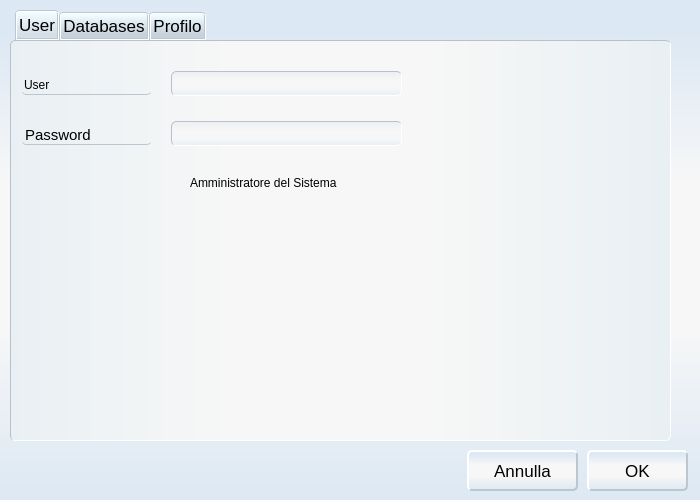
<?xml version="1.0" encoding="UTF-8"?>
<ui version="4.0">
 <class>Settings</class>
 <widget class="QMainWindow" name="Settings">
  <property name="geometry">
   <rect>
    <x>0</x>
    <y>0</y>
    <width>700</width>
    <height>500</height>
   </rect>
  </property>
  <property name="sizePolicy">
   <sizepolicy hsizetype="Fixed" vsizetype="Fixed">
    <horstretch>0</horstretch>
    <verstretch>0</verstretch>
   </sizepolicy>
  </property>
  <property name="minimumSize">
   <size>
    <width>700</width>
    <height>500</height>
   </size>
  </property>
  <property name="maximumSize">
   <size>
    <width>700</width>
    <height>500</height>
   </size>
  </property>
  <property name="windowTitle">
   <string>Settings</string>
  </property>
  <widget class="QWidget" name="centralWidget">
   <property name="styleSheet">
    <string notr="true">/* sets background color  */
QWidget {
background-color:rgba(255,255,255,0);
}
QWidget#centralWidget{
	background-color: qlineargradient(spread:pad, x1:0, y1:1, x2:0, y2:0, stop:0 rgba(220, 232, 243, 255), stop:0.35545 rgba(247, 247, 247, 255), stop:0.635071 rgba(247, 247, 247, 255), stop:0.933649 rgba(220, 232, 243, 255));
}
QToolTip {
     border: 1px solid rgb(188, 189, 207);
     padding: 0.1px;
    border-radius:1px;
	color: rgb(188, 189, 207);
	background-color: rgb(255, 255, 255);
   background-origin:padding-box;
     opacity: 100;
 }



QLineEdit {
     border: 1px inset rgb(188, 189, 207);
     border-radius: 5px;
     padding: 0 3px;
	background-color: qlineargradient(spread:pad, x1:0, y1:1, x2:0, y2:0, stop:0.0545455 rgba(237, 240, 243, 255), stop:0.35545 rgba(247, 247, 247, 255), stop:0.635071 rgba(247, 247, 247, 255), stop:0.933649 rgba(237, 240, 243, 255));
 }

QGroupBox {
     border-radius: 5px;
    border:2px groove rgb(188, 198, 207);
     background-color:  rgba(255, 255, 255, 0);
        margin: 6px;

}
QGroupBox::title {
     subcontrol-origin: margin;
     subcontrol-position: top left; /* position at the top center */
     padding: 0 3px;
     border:2px groove rgb(188, 198, 207);
  background-color: qlineargradient(spread:pad, x1:0, y1:1, x2:0, y2:0, stop:0.208531 rgba(212, 223, 232, 255), stop:0.905213 rgba(239, 251, 254, 255));
        font: 11pt &quot;Arial&quot;;
     border-radius: 5px;
}

QLabel{
   	border-bottom:1px solid;
     border-bottom-color: rgb(188, 198, 207);
    background-color: rgba(255, 255, 255, 0);
     border-radius: 5px;
     padding: 0 0px;
}


 QPushButton {
     border: 2px outset  rgb(188, 198, 207);
     border-radius: 5px;
     background-color: qlineargradient(spread:pad, x1:0, y1:1, x2:0, y2:0, stop:0 rgba(220, 232, 243, 255), stop:0.35545 rgba(247, 247, 247, 255), stop:0.635071 rgba(247, 247, 247, 255), stop:0.933649 rgba(220, 232, 243, 255));
   
 }

 QPushButton:pressed {
	border: 2px inset  rgb(188, 198, 207);
     background-color: qlineargradient(x1: 0, y1: 0, x2: 0, y2: 1,
                                       stop: 0 #dadbde, stop: 1 #f6f7fa);
 }

QListWidget{
border: 1px groove rgb(188, 198, 207);
}</string>
   </property>
   <widget class="QTabWidget" name="tabWidget">
    <property name="geometry">
     <rect>
      <x>10</x>
      <y>10</y>
      <width>661</width>
      <height>431</height>
     </rect>
    </property>
    <property name="sizePolicy">
     <sizepolicy hsizetype="Fixed" vsizetype="Fixed">
      <horstretch>0</horstretch>
      <verstretch>0</verstretch>
     </sizepolicy>
    </property>
    <property name="font">
     <font>
      <family>Arial</family>
      <pointsize>13</pointsize>
     </font>
    </property>
    <property name="focusPolicy">
     <enum>Qt::NoFocus</enum>
    </property>
    <property name="styleSheet">
     <string notr="true">QTabWidget::pane { /* The tab widget frame */
     border-top: 2px groove rgb(188, 198, 207);
 
	background-color: qlineargradient(spread:pad, x1:1, y1:0, x2:0, y2:0, stop:0.0181818 rgba(233, 240, 243, 255), stop:0.372727 rgba(247, 247, 247, 255), stop:0.659091 rgba(247, 247, 247, 255), stop:1 rgba(233, 240, 243, 255));
 border: 1px inset rgb(188, 189, 207);
     border-radius: 5px;

 }

 QTabWidget::tab-bar {
     left: 5px; /* move to the right by 5px */
 }

 /* Style the tab using the tab sub-control. Note that
     it reads QTabBar _not_ QTabWidget */
 QTabBar::tab {
     
	background-color: qlineargradient(spread:pad, x1:0, y1:1, x2:0, y2:0, stop:0.208531 rgba(199, 209, 217, 255), stop:0.905213 rgba(239, 251, 254, 255));
	/*background-color: qlineargradient(spread:pad, x1:0, y1:1, x2:0, y2:0, stop:0 rgba(118, 212, 230, 255), stop:1 rgba(255, 255, 255, 255));*/
     border: 2px groove rgb(188, 198, 207);
     border-bottom-color: rgb(188, 198, 207); /* same as the pane color */
     border-top-left-radius: 4px;
     border-top-right-radius: 4px;
     min-width: 17ex;
     padding: 2px;
 }

 QTabBar::tab:selected, QTabBar::tab:hover {
	
	background-color: qlineargradient(spread:pad, x1:0, y1:1, x2:0, y2:0, stop:0.208531 rgba(212, 223, 232, 255), stop:0.905213 rgba(239, 251, 254, 255));
 }

 QTabBar::tab:selected {
     border-color: rgb(188, 198, 207);
     border-bottom-color: rgb(188, 198, 207); /* same as pane color */
 }

 QTabBar::tab:!selected {
     margin-top: 2px; /* make non-selected tabs look smaller */
 }

</string>
    </property>
    <property name="currentIndex">
     <number>0</number>
    </property>
    <widget class="QWidget" name="user">
     <attribute name="title">
      <string>User</string>
     </attribute>
     <widget class="QLabel" name="label">
      <property name="geometry">
       <rect>
        <x>10</x>
        <y>35</y>
        <width>131</width>
        <height>19</height>
       </rect>
      </property>
      <property name="font">
       <font>
        <family>Arial</family>
       </font>
      </property>
      <property name="styleSheet">
       <string notr="true"/>
      </property>
      <property name="text">
       <string>User</string>
      </property>
      <property name="alignment">
       <set>Qt::AlignLeading|Qt::AlignLeft|Qt::AlignVCenter</set>
      </property>
     </widget>
     <widget class="QLabel" name="label_2">
      <property name="geometry">
       <rect>
        <x>10</x>
        <y>85</y>
        <width>131</width>
        <height>19</height>
       </rect>
      </property>
      <property name="font">
       <font>
        <family>Arial</family>
        <pointsize>11</pointsize>
       </font>
      </property>
      <property name="text">
       <string>Password</string>
      </property>
      <property name="alignment">
       <set>Qt::AlignLeading|Qt::AlignLeft|Qt::AlignVCenter</set>
      </property>
     </widget>
     <widget class="QLineEdit" name="text_user">
      <property name="geometry">
       <rect>
        <x>160</x>
        <y>30</y>
        <width>231</width>
        <height>25</height>
       </rect>
      </property>
      <property name="font">
       <font>
        <family>Arial</family>
       </font>
      </property>
     </widget>
     <widget class="QLineEdit" name="text_pass">
      <property name="geometry">
       <rect>
        <x>160</x>
        <y>80</y>
        <width>231</width>
        <height>25</height>
       </rect>
      </property>
      <property name="font">
       <font>
        <family>Arial</family>
       </font>
      </property>
      <property name="echoMode">
       <enum>QLineEdit::PasswordEchoOnEdit</enum>
      </property>
     </widget>
     <widget class="QCheckBox" name="check_amm_DB">
      <property name="geometry">
       <rect>
        <x>160</x>
        <y>130</y>
        <width>231</width>
        <height>24</height>
       </rect>
      </property>
      <property name="sizePolicy">
       <sizepolicy hsizetype="Fixed" vsizetype="Fixed">
        <horstretch>0</horstretch>
        <verstretch>0</verstretch>
       </sizepolicy>
      </property>
      <property name="font">
       <font>
        <family>Arial</family>
       </font>
      </property>
      <property name="focusPolicy">
       <enum>Qt::NoFocus</enum>
      </property>
      <property name="text">
       <string>Amministratore del Sistema</string>
      </property>
     </widget>
    </widget>
    <widget class="QWidget" name="databases">
     <attribute name="title">
      <string>Databases</string>
     </attribute>
     <widget class="QPushButton" name="Registra">
      <property name="geometry">
       <rect>
        <x>450</x>
        <y>30</y>
        <width>101</width>
        <height>51</height>
       </rect>
      </property>
      <property name="sizePolicy">
       <sizepolicy hsizetype="Fixed" vsizetype="Fixed">
        <horstretch>0</horstretch>
        <verstretch>0</verstretch>
       </sizepolicy>
      </property>
      <property name="font">
       <font>
        <family>Arial</family>
        <pointsize>13</pointsize>
       </font>
      </property>
      <property name="focusPolicy">
       <enum>Qt::NoFocus</enum>
      </property>
      <property name="text">
       <string>Registra</string>
      </property>
     </widget>
     <widget class="QPushButton" name="EliminaButton">
      <property name="geometry">
       <rect>
        <x>450</x>
        <y>150</y>
        <width>101</width>
        <height>51</height>
       </rect>
      </property>
      <property name="sizePolicy">
       <sizepolicy hsizetype="Fixed" vsizetype="Fixed">
        <horstretch>0</horstretch>
        <verstretch>0</verstretch>
       </sizepolicy>
      </property>
      <property name="font">
       <font>
        <family>Arial</family>
        <pointsize>13</pointsize>
       </font>
      </property>
      <property name="focusPolicy">
       <enum>Qt::NoFocus</enum>
      </property>
      <property name="text">
       <string>Elimina</string>
      </property>
     </widget>
     <widget class="QPushButton" name="ModificaButton">
      <property name="geometry">
       <rect>
        <x>450</x>
        <y>90</y>
        <width>101</width>
        <height>51</height>
       </rect>
      </property>
      <property name="sizePolicy">
       <sizepolicy hsizetype="Fixed" vsizetype="Fixed">
        <horstretch>0</horstretch>
        <verstretch>0</verstretch>
       </sizepolicy>
      </property>
      <property name="font">
       <font>
        <family>Arial</family>
        <pointsize>13</pointsize>
       </font>
      </property>
      <property name="focusPolicy">
       <enum>Qt::NoFocus</enum>
      </property>
      <property name="text">
       <string>Modifica</string>
      </property>
     </widget>
     <widget class="QTreeWidget" name="list_DB">
      <property name="geometry">
       <rect>
        <x>160</x>
        <y>20</y>
        <width>256</width>
        <height>361</height>
       </rect>
      </property>
      <property name="font">
       <font>
        <family>Arial</family>
        <pointsize>12</pointsize>
       </font>
      </property>
      <property name="focusPolicy">
       <enum>Qt::NoFocus</enum>
      </property>
      <property name="styleSheet">
       <string notr="true">QFrame{
	
	background-color: qlineargradient(spread:pad, x1:1, y1:0, x2:0, y2:0, stop:0.0181818 rgba(233, 240, 243, 255), stop:0.372727 rgba(247, 247, 247, 255), stop:0.659091 rgba(247, 247, 247, 255), stop:1 rgba(233, 240, 243, 255));
 border: 1px inset rgb(188, 189, 207);
     border-radius: 5px;
}</string>
      </property>
      <attribute name="headerVisible">
       <bool>false</bool>
      </attribute>
      <attribute name="headerDefaultSectionSize">
       <number>250</number>
      </attribute>
      <attribute name="headerMinimumSectionSize">
       <number>250</number>
      </attribute>
     </widget>
    </widget>
    <widget class="QWidget" name="tab">
     <property name="styleSheet">
      <string notr="true">QFrame{
	
	background-color: qlineargradient(spread:pad, x1:1, y1:0, x2:0, y2:0, stop:0.0181818 rgba(233, 240, 243, 255), stop:0.372727 rgba(247, 247, 247, 255), stop:0.659091 rgba(247, 247, 247, 255), stop:1 rgba(233, 240, 243, 255));
 border: 1px inset rgb(188, 189, 207);
     border-radius: 5px;
}</string>
     </property>
     <attribute name="title">
      <string>Profilo</string>
     </attribute>
     <widget class="QGroupBox" name="groupBox">
      <property name="geometry">
       <rect>
        <x>10</x>
        <y>10</y>
        <width>211</width>
        <height>381</height>
       </rect>
      </property>
      <property name="font">
       <font>
        <family>Arial</family>
        <pointsize>12</pointsize>
       </font>
      </property>
      <property name="title">
       <string>Funzioni</string>
      </property>
      <widget class="QTreeWidget" name="list_funzioni">
       <property name="geometry">
        <rect>
         <x>10</x>
         <y>30</y>
         <width>191</width>
         <height>341</height>
        </rect>
       </property>
       <property name="font">
        <font>
         <family>Arial</family>
        </font>
       </property>
       <property name="focusPolicy">
        <enum>Qt::NoFocus</enum>
       </property>
       <property name="verticalScrollMode">
        <enum>QAbstractItemView::ScrollPerPixel</enum>
       </property>
       <attribute name="headerVisible">
        <bool>false</bool>
       </attribute>
       <attribute name="headerDefaultSectionSize">
        <number>185</number>
       </attribute>
       <attribute name="headerMinimumSectionSize">
        <number>185</number>
       </attribute>
      </widget>
     </widget>
     <widget class="QGroupBox" name="groupBox_2">
      <property name="geometry">
       <rect>
        <x>220</x>
        <y>10</y>
        <width>211</width>
        <height>381</height>
       </rect>
      </property>
      <property name="font">
       <font>
        <family>Arial</family>
        <pointsize>12</pointsize>
       </font>
      </property>
      <property name="title">
       <string>Modifica e Esportazione</string>
      </property>
      <widget class="QTreeWidget" name="list_esp">
       <property name="geometry">
        <rect>
         <x>10</x>
         <y>30</y>
         <width>191</width>
         <height>341</height>
        </rect>
       </property>
       <property name="font">
        <font>
         <family>Arial</family>
        </font>
       </property>
       <property name="focusPolicy">
        <enum>Qt::NoFocus</enum>
       </property>
       <property name="verticalScrollMode">
        <enum>QAbstractItemView::ScrollPerPixel</enum>
       </property>
       <attribute name="headerVisible">
        <bool>false</bool>
       </attribute>
       <attribute name="headerDefaultSectionSize">
        <number>185</number>
       </attribute>
       <attribute name="headerMinimumSectionSize">
        <number>185</number>
       </attribute>
      </widget>
     </widget>
     <widget class="QGroupBox" name="groupBox_3">
      <property name="geometry">
       <rect>
        <x>430</x>
        <y>10</y>
        <width>211</width>
        <height>381</height>
       </rect>
      </property>
      <property name="font">
       <font>
        <family>Arial</family>
        <pointsize>12</pointsize>
       </font>
      </property>
      <property name="title">
       <string>Amministrazione</string>
      </property>
      <widget class="QTreeWidget" name="list_amm">
       <property name="geometry">
        <rect>
         <x>10</x>
         <y>30</y>
         <width>191</width>
         <height>341</height>
        </rect>
       </property>
       <property name="font">
        <font>
         <family>Arial</family>
        </font>
       </property>
       <property name="focusPolicy">
        <enum>Qt::NoFocus</enum>
       </property>
       <property name="verticalScrollMode">
        <enum>QAbstractItemView::ScrollPerPixel</enum>
       </property>
       <attribute name="headerVisible">
        <bool>false</bool>
       </attribute>
       <attribute name="headerDefaultSectionSize">
        <number>185</number>
       </attribute>
       <attribute name="headerMinimumSectionSize">
        <number>185</number>
       </attribute>
      </widget>
     </widget>
    </widget>
   </widget>
   <widget class="QPushButton" name="AnnullaButton">
    <property name="geometry">
     <rect>
      <x>467</x>
      <y>450</y>
      <width>111</width>
      <height>41</height>
     </rect>
    </property>
    <property name="font">
     <font>
      <family>Arial</family>
      <pointsize>13</pointsize>
     </font>
    </property>
    <property name="focusPolicy">
     <enum>Qt::NoFocus</enum>
    </property>
    <property name="text">
     <string>Annulla</string>
    </property>
   </widget>
   <widget class="QPushButton" name="OKButton">
    <property name="geometry">
     <rect>
      <x>587</x>
      <y>450</y>
      <width>101</width>
      <height>41</height>
     </rect>
    </property>
    <property name="font">
     <font>
      <family>Arial</family>
      <pointsize>13</pointsize>
     </font>
    </property>
    <property name="focusPolicy">
     <enum>Qt::NoFocus</enum>
    </property>
    <property name="text">
     <string>OK</string>
    </property>
   </widget>
  </widget>
 </widget>
 <layoutdefault spacing="6" margin="11"/>
 <resources/>
 <connections/>
</ui>
